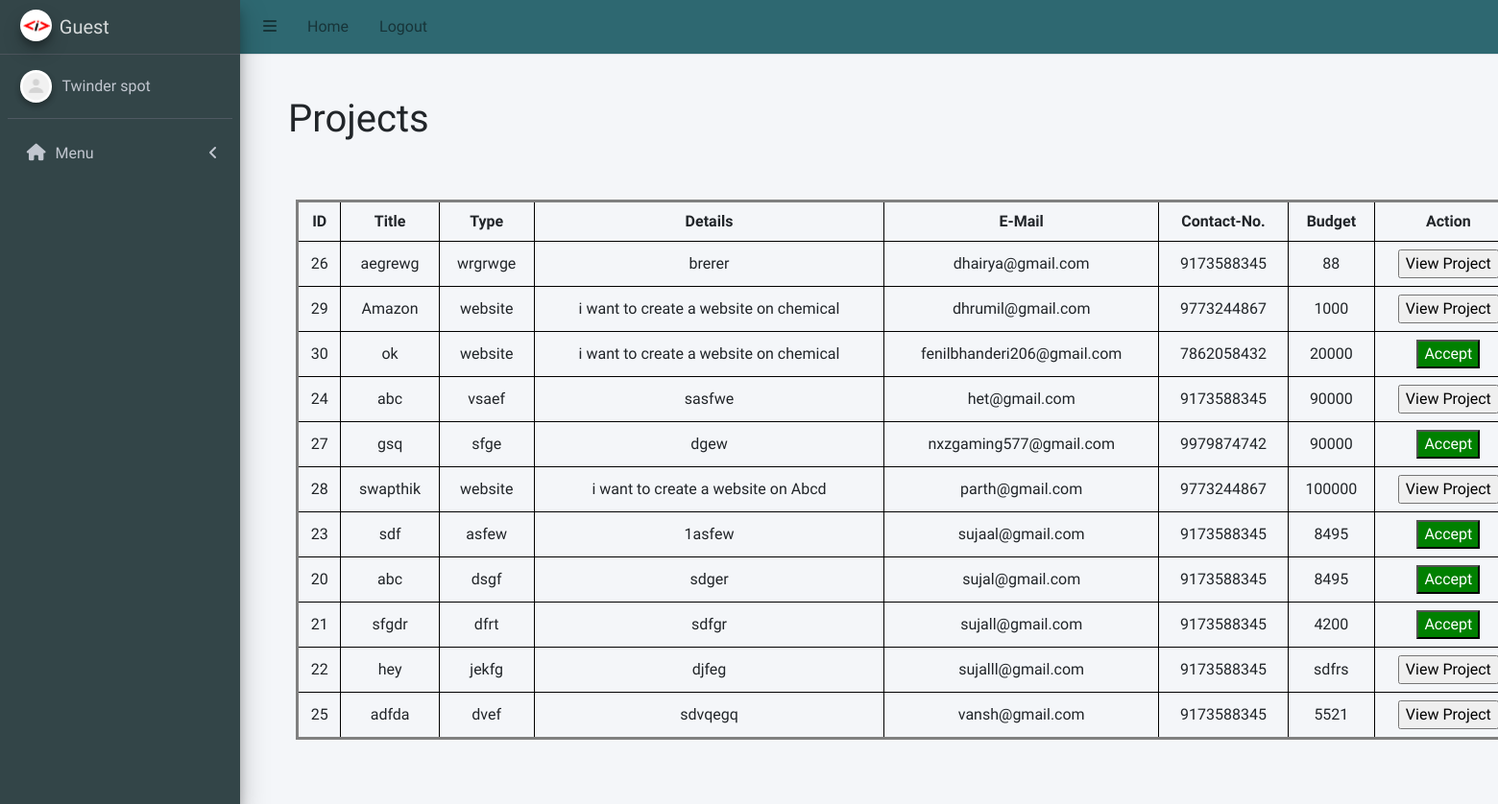
Page /freelancer/freelancer_project.php on the earlier database version.
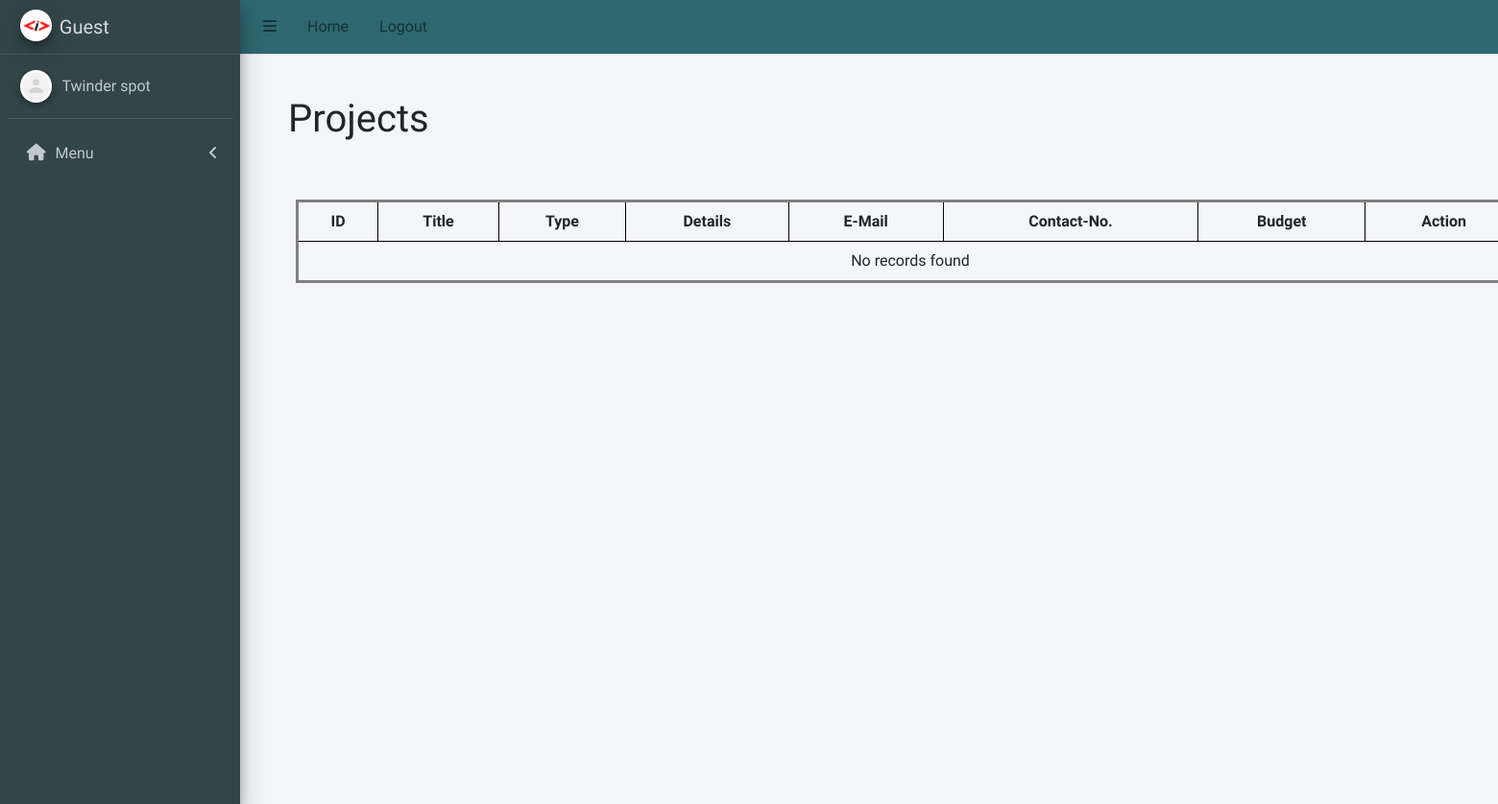
Same page on the later database version.
### tables this page shows
CREATE TABLE `user_project` (
  `id` int(255) NOT NULL,
  `title` varchar(255) NOT NULL,
  `type` varchar(255) NOT NULL,
  `details` varchar(255) NOT NULL,
  `email` varchar(255) NOT NULL,
  `contactno` varchar(255) NOT NULL,
  `budget` varchar(255) NOT NULL,
  `status` varchar(255) NOT NULL
);

### freelancer/freelancer_project.php (the view, shortened to what the changed rows need)
<!DOCTYPE html>
<html lang="en">
<head>
    <link rel="stylesheet" href="../css/admin_project.css">
    <link rel="stylesheet" href="../css/freelancer_project.css">
    <link rel="stylesheet" href="../src/css/adminlte.min.css">
    <link rel="stylesheet" href="https://cdnjs.cloudflare.com/ajax/libs/font-awesome/5.15.4/css/all.min.css">
</head>
<body class="hold-transition sidebar-mini">
    <div class="wrapper">
        <?php include 'project_header.php'; ?>
        <div class="content-wrapper">
            <h1 class="head">Projects</h1>
            <?php
            $sql = "SELECT * FROM user_project";
            $result = $connection->query($sql);
            ?>
            <table class="project">
                <tr>
                    <th>ID</th>
                    <th>Title</th>
                    <th>Type</th>
                    <th>Details</th>
                    <th>E-Mail</th>
                    <th>Contact-No.</th>
                    <th>Budget</th>
                    <th>Action</th>
                </tr>
                <?php
                if ($result->num_rows > 0) {
                    while ($row = $result->fetch_assoc()) {
                        echo "<tr>
                            <td>{$row['id']}</td>
                            <td>{$row['title']}</td>
                            <td>{$row['type']}</td>
                            <td>{$row['details']}</td>
                            <td>{$row['email']}</td>
                            <td>{$row['contactno']}</td>
                            <td>{$row['budget']}</td>";
                        if ($row["status"] == "Accepted") {
                            echo "<td colspan='2'>
                                <form method='POST' action='view_project.php'>
                                    <input type='hidden' name='project_id' value='{$row['id']}'>
                                    <input type='submit' name='view' value='View Project' class='view-project'>
                                </form>
                              </td>";
                        } else {
                            echo "<td>
                                <form method='POST'>
                                    <input type='hidden' name='project_id' value='{$row['id']}'>
                                    <input type='submit' name='accept' value='Accept' class='accept'>
                                </form>
                              </td>";
                        }
                        echo "</tr>";
                    }
                } else {
                    echo "<tr><td colspan='9'>No records found</td></tr>";
                }
                ?>
            </table>
        </div>
    </div>
</body>
</html>

### freelancer/project_header.php (shortened to what the changed rows need)
<?php
$menuItems = [
    [
        "menuTitle" => "Menu",
        "icon" => "fas fa-home",
        "pages" => [
            ["title" => "Home", "url" => "index.php"]
        ],
    ],
];
?>
<head>
    <link href="https://cdnjs.cloudflare.com/ajax/libs/font-awesome/6.0.0-beta3/css/all.min.css" rel="stylesheet">
</head>
<aside class="main-sidebar sidebar-dark-primary elevation-4">
    <div class="sidebar">
        <nav class="mt-2">
            <ul class="nav nav-pills nav-sidebar flex-column" data-widget="treeview" role="menu">
                <?php foreach ($menuItems as $menuItem): ?>
                    <?php $isMenuOpen = false;
                    $isActive = false;
                    ?>
                    <li class="nav-item has-treeview <?= $isMenuOpen ? 'menu-open' : '' ?>">
                        <a class="nav-link <?= $isActive ? 'active' : '' ?>">
                            <i class="nav-icon <?= $menuItem['icon'] ?>"></i>
                            <p>
                                <?= $menuItem['menuTitle'] ?>
                                <?= !empty($menuItem['pages']) ? '<i class="right fas fa-angle-left"></i>' : '' ?>
                            </p>
                        </a>
                    </li>
                <?php endforeach; ?>
            </ul>
        </nav>
    </div>
</aside>

Differences in the rows shown:
removed user_project: id "26", title "aegrewg", type "wrgrwge", details "brerer", email "dhairya@gmail.com", contactno "9173588345", budget "88"
removed user_project: id "29", title "Amazon", type "website", details "i want to create a website on chemical", email "dhrumil@gmail.com", contactno "9773244867", budget "1000"
removed user_project: id "30", title "ok", type "website", details "i want to create a website on chemical", email "fenilbhanderi206@gmail.com", contactno "7862058432", budget "20000"
removed user_project: id "24", title "abc", type "vsaef", details "sasfwe", email "het@gmail.com", contactno "9173588345", budget "90000"
removed user_project: id "27", title "gsq", type "sfge", details "dgew", email "nxzgaming577@gmail.com", contactno "9979874742", budget "90000"
removed user_project: id "28", title "swapthik", type "website", details "i want to create a website on Abcd", email "parth@gmail.com", contactno "9773244867", budget "100000"
removed user_project: id "23", title "sdf", type "asfew", details "1asfew", email "sujaal@gmail.com", contactno "9173588345", budget "8495"
removed user_project: id "20", title "abc", type "dsgf", details "sdger", email "sujal@gmail.com", contactno "9173588345", budget "8495"
removed user_project: id "21", title "sfgdr", type "dfrt", details "sdfgr", email "sujall@gmail.com", contactno "9173588345", budget "4200"
removed user_project: id "22", title "hey", type "jekfg", details "djfeg", email "sujalll@gmail.com", contactno "9173588345", budget "sdfrs"
removed user_project: id "25", title "adfda", type "dvef", details "sdvqegq", email "vansh@gmail.com", contactno "9173588345", budget "5521"
Other differences:
text now shown: "No records found"
